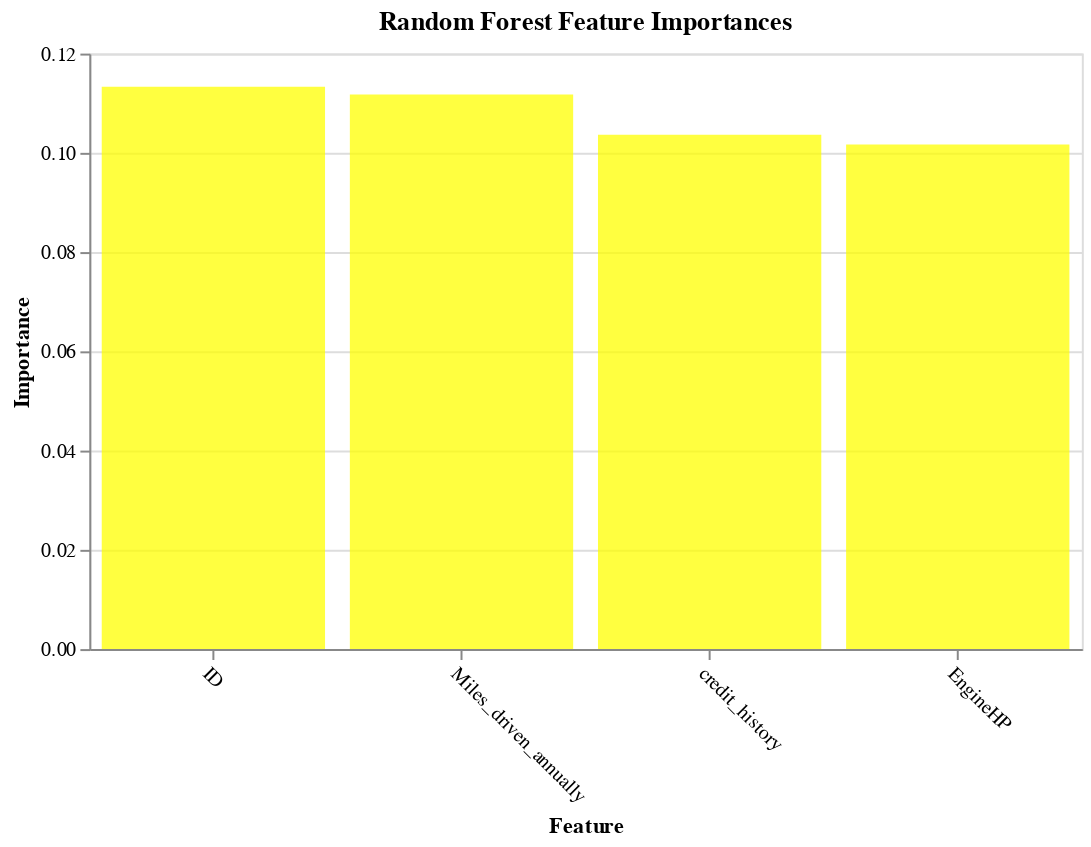

The code cell stored with this chart in its notebook:
### Code cell
plot_imp(best_features_rfi, feature_importances_rfi, 'Random Forest', 'yellow')

### Figure 1 — Vega-Lite specification as saved in the notebook (floating-point values rounded to 4 significant figures)
{"config": {"view": {"continuousWidth": 400, "continuousHeight": 300}}, "data": {"name": "data-a5687813693c770aac90837b33c6a038"}, "mark": {"type": "bar", "color": "yellow", "opacity": 0.75}, "encoding": {"x": {"axis": {"labelAngle": 45}, "field": "features", "sort": null, "title": "Feature", "type": "nominal"}, "y": {"field": "importances", "title": "Importance", "type": "quantitative"}}, "title": "Random Forest Feature Importances", "width": 500, "$schema": "https://vega.github.io/schema/vega-lite/v4.17.0.json", "datasets": {"data-a5687813693c770aac90837b33c6a038": [{"features": "ID", "importances": 0.1133}, {"features": "Miles_driven_annually", "importances": 0.1117}, {"features": "credit_history", "importances": 0.1036}, {"features": "EngineHP", "importances": 0.1017}]}}
